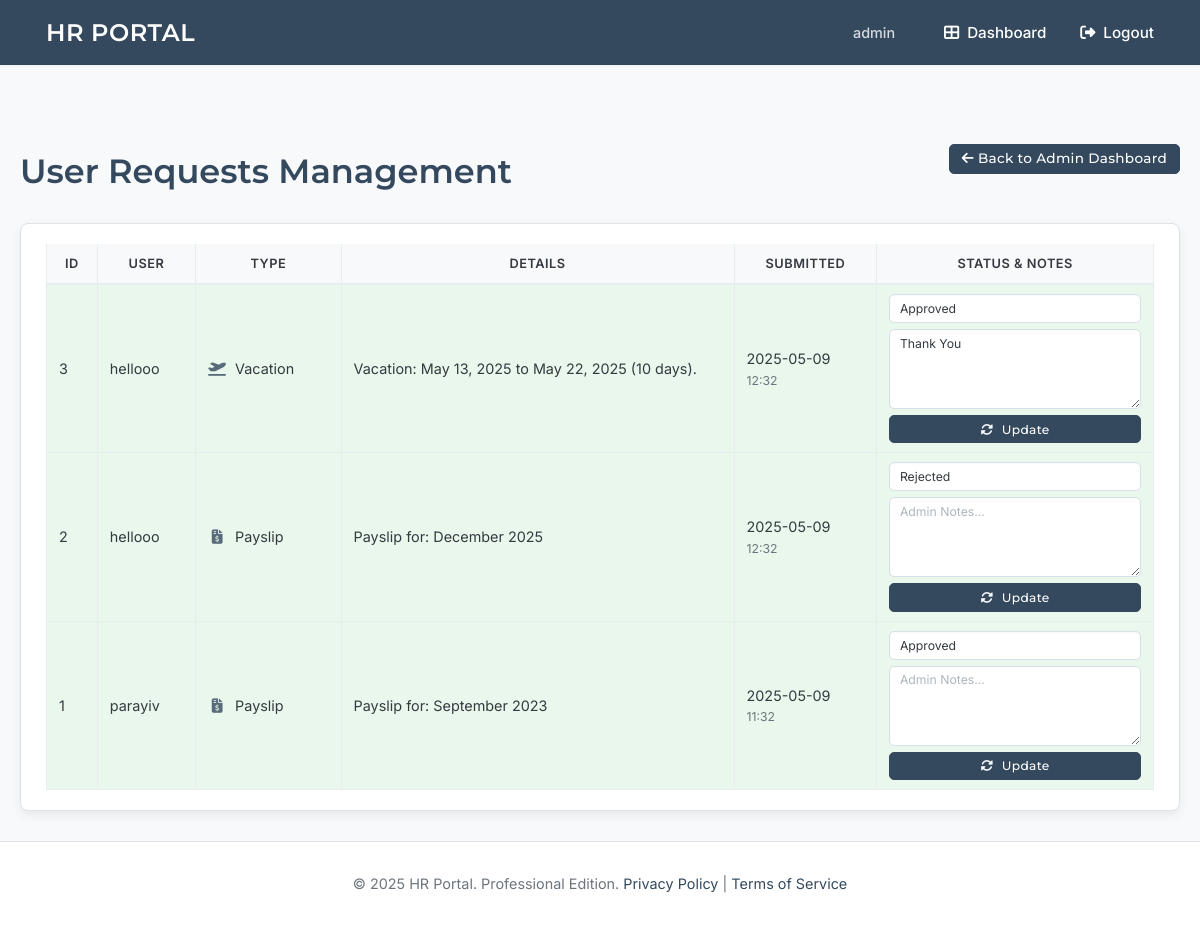
Before: /admin/requests (signed in) with the older database file.
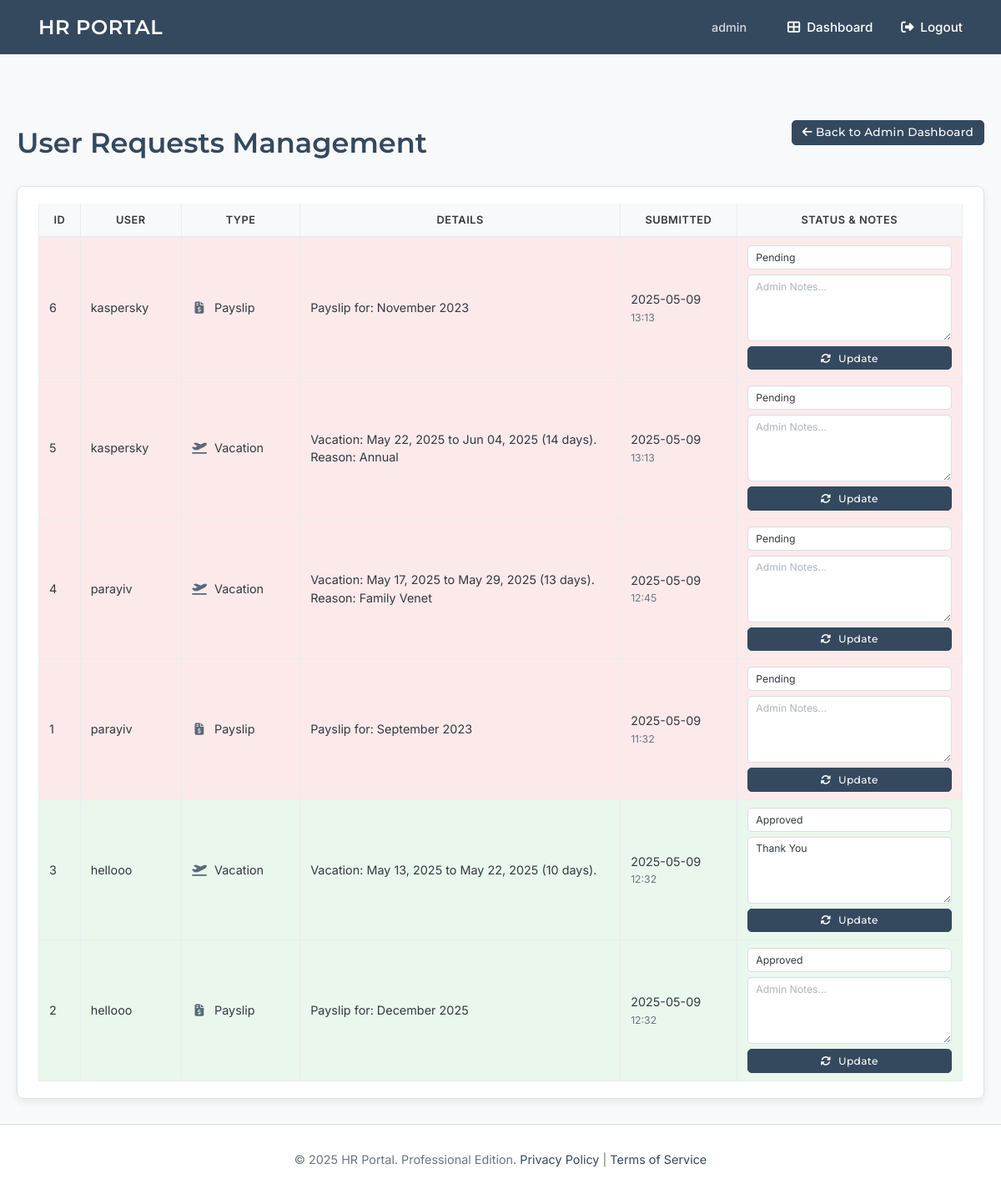
After: the same page with the newer database file.
### tables this page shows
CREATE TABLE users (
    id INTEGER PRIMARY KEY AUTOINCREMENT,
    username TEXT UNIQUE NOT NULL,
    password_hash TEXT NOT NULL,
    is_admin BOOLEAN NOT NULL DEFAULT 0,
    full_name TEXT,             -- NEW
    gender TEXT,                -- NEW (e.g., 'male', 'female', 'other', 'prefer_not_to_say')
    department TEXT             -- NEW
);

CREATE TABLE requests (
    id INTEGER PRIMARY KEY AUTOINCREMENT,
    user_id INTEGER NOT NULL,
    request_type TEXT NOT NULL, -- 'payslip', 'vacation'
    details TEXT, -- e.g., month for payslip, dates for vacation
    status TEXT NOT NULL DEFAULT 'pending', -- pending, approved, rejected
    submitted_at DATETIME DEFAULT CURRENT_TIMESTAMP,
    admin_notes TEXT,
    FOREIGN KEY (user_id) REFERENCES users (id)
);

### app.py (the view)
@app.route('/admin/requests')
@login_required
@admin_required
def admin_view_requests():
    db = get_db()
    requests_raw = db.execute('''
        SELECT r.id, r.request_type, r.details, r.status, r.submitted_at, r.admin_notes, u.username as user_username
        FROM requests r
        JOIN users u ON r.user_id = u.id
        ORDER BY r.status = 'pending' DESC, r.submitted_at DESC
    ''').fetchall()
    requests_processed = []
    for req_row in requests_raw:
        req_dict = dict(req_row)
        try:
            if isinstance(req_dict['submitted_at'], str):
                dt_obj = datetime.strptime(req_dict['submitted_at'], '%Y-%m-%d %H:%M:%S.%f')
            elif isinstance(req_dict['submitted_at'], datetime):
                dt_obj = req_dict['submitted_at']
            else:
                dt_obj = None
        except ValueError:
            try:
                if isinstance(req_dict['submitted_at'], str):
                    dt_obj = datetime.strptime(req_dict['submitted_at'], '%Y-%m-%d %H:%M:%S')
                else:
                    dt_obj = req_dict['submitted_at']
            except ValueError as e:
                app.logger.error(f"Error parsing submitted_at string '{req_dict['submitted_at']}': {e}")
                dt_obj = None
        req_dict['submitted_at'] = dt_obj
        requests_processed.append(req_dict)
    return render_template('admin_view_requests.html', requests=requests_processed)

### app.py (called while the page is built)
def get_db():
    if 'db' not in g:
        try:
            os.makedirs(app.instance_path)
        except OSError:
            pass
        g.db = sqlite3.connect(
            app.config['DATABASE'],
            detect_types=sqlite3.PARSE_DECLTYPES
        )
        g.db.row_factory = sqlite3.Row
    return g.db

def convert_datetime_iso(val):
    try:
        return datetime.fromisoformat(val.decode())
    except (ValueError, AttributeError):
        try: # Try common SQLite format if fromisoformat fails
            return datetime.strptime(val.decode(), "%Y-%m-%d %H:%M:%S.%f")
        except (ValueError, AttributeError):
            try:
                return datetime.strptime(val.decode(), "%Y-%m-%d %H:%M:%S")
            except (ValueError, AttributeError):
                return None # Or raise an error, or return the original string

def login_required(view):
    @wraps(view)
    def wrapped_view(**kwargs):
        if g.user is None:
            flash('Please log in to access this page.', 'error')
            return redirect(url_for('login', next=request.url))
        return view(**kwargs)
    return wrapped_view

def admin_required(view):
    @wraps(view)
    def wrapped_view(**kwargs):
        if not g.user or not g.user['is_admin']:
            flash('You do not have permission to access this page.', 'error')
            return redirect(url_for('dashboard'))
        return view(**kwargs)
    return wrapped_view

@app.before_request
def load_logged_in_user():
    user_id = session.get('user_id')
    g.user = None
    if user_id is not None:
        db = get_db()
        g.user = db.execute(
            'SELECT id, username, is_admin, full_name, gender, department FROM users WHERE id = ?', (user_id,)
        ).fetchone()

@app.context_processor
def inject_now():
    return {'now': datetime.utcnow()}

@app.template_filter()
@pass_eval_context
def nl2br(eval_ctx, value):
    if not value: # Handle None or empty string gracefully
        return ""
    br = Markup("<br>\n")
    result = escape(value).replace('\n', br)
    return Markup(result)

### templates/admin_view_requests.html (shortened to what this page needs)
{% extends 'base.html' %}
{% block content %}
<div class="admin-requests-container">
    <header class="page-header-section">
        <h1 class="page-title">User Requests Management</h1>
        <a href="{{ url_for('dashboard') }}" class="btn btn-sm btn-outline-secondary back-link">
            <i class="fas fa-arrow-left"></i> Back to Admin Dashboard
        </a>
    </header>
    {% if requests %}
        <div class="professional-panel">
            <div class="table-responsive-wrapper">
                <table class="professional-table admin-requests-table">
                    <thead>
                        <tr>
                            <th>ID</th>
                            <th>User</th>
                            <th>Type</th>
                            <th class="details-col-header">Details</th>
                            <th>Submitted</th>
                            <th class="status-col-header">Status & Notes</th>
                        </tr>
                    </thead>
                    <tbody>
                    {% for req in requests %}
                        <tr class="request-row-{{ req.status|lower }}">
                            <td>{{ req.id }}</td>
                            <td>{{ req.user_username }}</td>
                            <td>
                                <i class="fas {% if req.request_type == 'payslip' %}fa-file-invoice-dollar{% elif req.request_type == 'vacation' %}fa-plane-departure{% else %}fa-clipboard-list{% endif %} fa-fw type-icon"></i>
                                {{ req.request_type|capitalize }}
                            </td>
                            <td class="details-cell">{{ req.details|nl2br }}</td>
                            <td class="date-cell">
                                {% if req.submitted_at %}
                                    {{ req.submitted_at.strftime('%Y-%m-%d') }}
                                    <span class="time-muted">{{ req.submitted_at.strftime('%H:%M') }}</span>
                                {% else %}
                                    N/A
                                {% endif %}
                            </td>
                            <td class="status-actions-cell">
                                <form method="post" action="{{ url_for('admin_update_request_status', request_id=req.id) }}" class="update-status-form">
                                    <div class="form-group-compact">
                                        <select name="status" class="form-control form-control-sm status-select">
                                            <option value="pending" {{ 'selected' if req.status == 'pending' }}>Pending</option>
                                            <option value="approved" {{ 'selected' if req.status == 'approved' }}>Approved</option>
                                            <option value="rejected" {{ 'selected' if req.status == 'rejected' }}>Rejected</option>
                                        </select>
                                    </div>
                                    <div class="form-group-compact">
                                        <textarea name="admin_notes" placeholder="Admin Notes..." class="form-control form-control-sm notes-textarea" rows="2">{{ req.admin_notes or '' }}</textarea>
                                    </div>
                                    <button type="submit" class="btn btn-sm btn-primary btn-block update-button">
                                        <i class="fas fa-sync-alt"></i> Update
                                    </button>
                                </form>
                            </td>
                        </tr>
                    {% endfor %}
                    </tbody>
                </table>
            </div>
        </div>
    {% endif %}
</div>
{% endblock %}

### templates/base.html (shortened to what this page needs)
<!doctype html>
<html lang="en">
<head>
    <link rel="stylesheet" href="https://cdnjs.cloudflare.com/ajax/libs/font-awesome/6.4.0/css/all.min.css">
    <link rel="stylesheet" href="https://cdn.jsdelivr.net/npm/flatpickr/dist/flatpickr.min.css">
</head>
<body>
    <nav class="navbar">
        <a href="{{ url_for('index') }}" class="site-title">HR PORTAL</a>
        <div class="right">
            {% if g.user %}
                <span>{{ g.user.username }}</span>
                <a href="{{ url_for('dashboard') }}"><i class="fas fa-th-large fa-fw"></i> Dashboard</a>
                <a href="{{ url_for('logout') }}"><i class="fas fa-sign-out-alt fa-fw"></i> Logout</a>
            {% else %}
                <a href="{{ url_for('login') }}"><i class="fas fa-sign-in-alt fa-fw"></i> Login</a>
                <a href="{{ url_for('register') }}"><i class="fas fa-user-plus fa-fw"></i> Register</a>
            {% endif %}
        </div>
    </nav>
    <main class="container">
        {% block content %}{% endblock %}
    </main>
    <footer>
        © {{ now.year if now else '2024' }} HR Portal. Professional Edition.
        <a href="#">Privacy Policy</a> | <a href="#">Terms of Service</a>
    </footer>
</body>
</html>

### templates/base.html (style rules this page uses)
:root { --primary-color: #34495e; --secondary-color: #b28c5e; --accent-color: #48a9a6; --background-color: #f8f9fa; --card-bg: #ffffff; --text-color-dark: #343a40; --text-color-headings: var(--primary-color); --text-color-light: #6c757d; --border-color: #dee2e6; --border-radius-md: 8px; --border-radius-sm: 5px; --shadow-sm: 0 1px 3px rgba(0, 0, 0, 0.05); --shadow-md: 0 4px 10px rgba(0, 0, 0, 0.07); --font-family-headings: 'Montserrat', sans-serif; --font-family-body: 'Inter', sans-serif; }
*, *::before, *::after { box-sizing: border-box; }
body { font-family: var(--font-family-body); font-weight: 400; margin: 0; background-color: var(--background-color); color: var(--text-color-dark); line-height: 1.65; display: flex; flex-direction: column; min-height: 100vh; }
.navbar { background-color: var(--primary-color); padding: 0 30px; box-shadow: var(--shadow-sm); display: flex; justify-content: space-between; align-items: center; height: 65px; position: sticky; top: 0; z-index: 1000; }
.navbar a, .navbar span { color: #ffffff; padding: 10px 16px; text-decoration: none; font-size: 0.95em; font-weight: 500; transition: background-color 0.2s; display: inline-flex; align-items: center; }
.navbar .site-title { font-family: var(--font-family-headings); font-weight: 600; font-size: 1.5em; letter-spacing: 0.5px; }
.navbar .right { display: flex; align-items: center; }
.navbar .right span { margin-right: 15px; font-size: 0.9em; opacity: 0.8; }
.navbar .right a i { margin-right: 6px; }
.container { width: 100%; margin: 30px auto; padding: 0 20px; flex-grow: 1; }
.page-title { font-family: var(--font-family-headings); font-weight: 600; font-size: 2.1em; color: var(--text-color-headings); margin-bottom: 10px; }
.form-control { display: block; width: 100%; padding: 12px 15px; font-size: 1em; font-family: var(--font-family-body); font-weight: 400; line-height: 1.6; color: var(--text-color-dark); background-color: var(--card-bg); background-clip: padding-box; border: 1px solid #d8e0e7; appearance: none; border-radius: var(--border-radius-sm); box-shadow: inset 0 1px 2px rgba(0,0,0,0.03); transition: border-color .15s ease-in-out, box-shadow .15s ease-in-out; }
.form-control::placeholder { color: #adb5bd; opacity: 1; }
textarea.form-control { min-height: 80px; resize: vertical; }
select.form-control { padding-right: 30px; }
.btn { display: inline-block; background-color: var(--primary-color); color: white; padding: 10px 22px; border: 1px solid var(--primary-color); border-radius: var(--border-radius-sm); text-decoration: none; font-size: 0.95em; font-weight: 500; font-family: var(--font-family-headings); letter-spacing: 0.3px; cursor: pointer; text-align: center; vertical-align: middle; transition: background-color 0.2s, border-color 0.2s, color 0.2s, transform 0.1s; }
footer { text-align: center; padding: 30px 20px; background-color: var(--card-bg); color: var(--text-color-light); margin-top: auto; font-size: 0.9em; border-top: 1px solid var(--border-color); }
footer a { color: var(--primary-color); text-decoration: none; }

Changed rows visible on the page:
added requests: id "6", user_username "kaspersky", request_type "Payslip", details "Payslip for: November 2023", submitted_at "2025-05-09", submitted_at "13:13", status "pending" (drawn)
added requests: id "5", user_username "kaspersky", request_type "Vacation", details "Vacation: May 22, 2025 to Jun 04, 2025 (14 days). Reason: Annual", submitted_at "2025-05-09", submitted_at "13:13", status "pending" (drawn)
added requests: id "4", user_username "parayiv", request_type "Vacation", details "Vacation: May 17, 2025 to May 29, 2025 (13 days). Reason: Family Venet", submitted_at "2025-05-09", submitted_at "12:45", status "pending" (drawn)
changed requests "Payslip for: September 2023": status "Approved" → "Pending"; moves up the list
changed requests "Payslip for: December 2025": status "Rejected" → "Approved"
